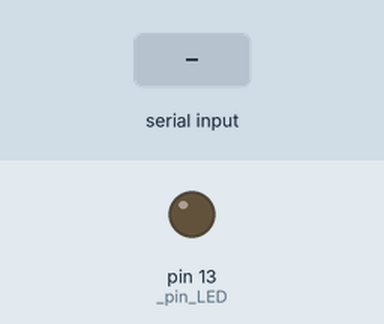
Bench run of a sketch on a simulated Arduino Uno, built with avr-gcc and run on an emulated ATmega328P. On the bench: output pins drawn as LEDs (lit = HIGH). Inputs (shaded band) come from the test bench.

Above: at 1.2 s.
1.3 s: "1" received over the second serial link
At 1.7 s:
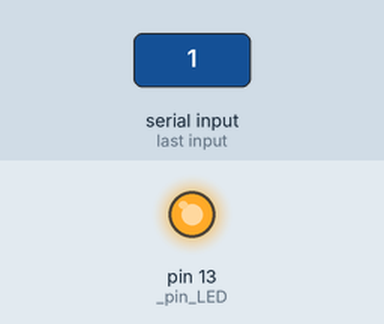
2.8 s: "2" received over the second serial link
At 3.3 s:
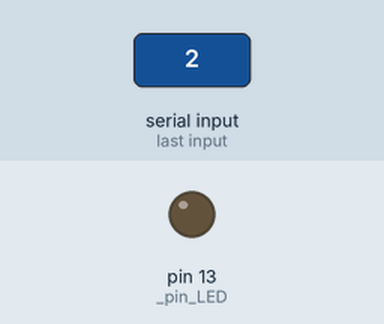
Timing chart, 0 to 5.8 s (numbered marks = the images above; inputs shaded):
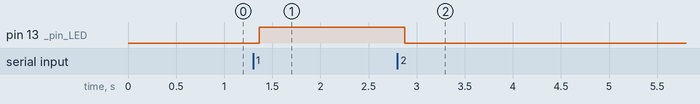

Measured:
- after the input at 1.3 s, pin 13 (_pin_LED): LOW → HIGH after 0.06 s
- after the input at 2.8 s, pin 13 (_pin_LED): HIGH → LOW after 0.08 s

The sketch:

AIArduinoBT.ino
```cpp
#include <SoftwareSerial.h>

#define _pin_RX 10
#define _pin_TX 11
#define _pin_LED 13
#define _cmd_LED_OFF 0
#define _cmd_LED_ON 1

SoftwareSerial HC(_pin_RX, _pin_TX);
int BluetoothData;

void setup() {
  HC.begin(9600);
  HC.println("Bluetooth Enabled! Press 1 to turn LED13 ON, 0 to turn OFF.");
  pinMode(_pin_LED,OUTPUT);
  digitalWrite(_pin_LED, _cmd_LED_OFF);
}

void loop() {
  if (HC.available()){
    BluetoothData=HC.read();
    if(BluetoothData=='1'){
      digitalWrite(_pin_LED, _cmd_LED_ON);
      HC.println("LED is ON");
    }
    if (BluetoothData=='2'){
      digitalWrite(_pin_LED, _cmd_LED_OFF);
      HC.println("LED is OFF");
    }
  }
  delay(100);
}
```
